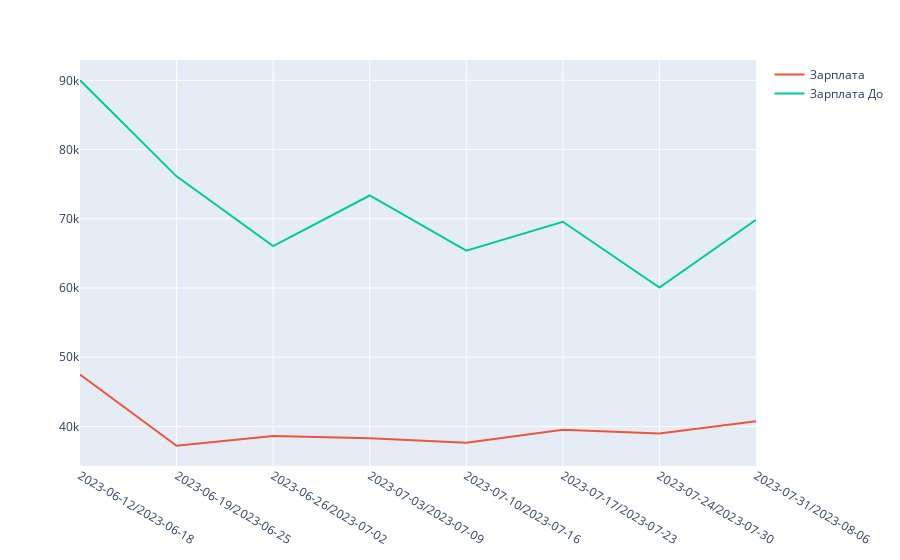

The notebook cell this image was saved under:
### Code cell
fig = px.line()

fig.add_scatter(x=average_salary_by_month['month'], y=average_salary_by_month['(salary)_from_in_RUR_mean'], mode='lines', name='Зарплата')
fig.add_scatter(x=average_salary_by_month['month'], y=average_salary_by_month['(salary)_to_in_RUR_mean'], mode='lines', name='Зарплата До')
fig.show()

### Figure 1 — Plotly figure (JSON) as saved in the notebook; plotly's stock layout.template omitted (floating-point values rounded to 4 significant figures)
{"data": [{"hovertemplate": "<extra></extra>", "legendgroup": "", "line": {"color": "#636efa", "dash": "solid"}, "marker": {"symbol": "circle"}, "mode": "lines", "name": "", "orientation": "v", "showlegend": false, "type": "scatter", "xaxis": "x", "yaxis": "y"}, {"mode": "lines", "name": "Зарплата", "type": "scatter", "x": ["2023-06-12/2023-06-18", "2023-06-19/2023-06-25", "2023-06-26/2023-07-02", "2023-07-03/2023-07-09", "2023-07-10/2023-07-16", "2023-07-17/2023-07-23", "2023-07-24/2023-07-30", "2023-07-31/2023-08-06"], "y": [47500, 37220.0, 38640.0, 38310.0, 37650.0, 39510.0, 38990.0, 40760.0]}, {"mode": "lines", "name": "Зарплата До", "type": "scatter", "x": ["2023-06-12/2023-06-18", "2023-06-19/2023-06-25", "2023-06-26/2023-07-02", "2023-07-03/2023-07-09", "2023-07-10/2023-07-16", "2023-07-17/2023-07-23", "2023-07-24/2023-07-30", "2023-07-31/2023-08-06"], "y": [90000, 76125, 66050.0, 73360.0, 65380.0, 69570.0, 60060.0, 69850.0]}], "layout": {"legend": {"tracegroupgap": 0}, "margin": {"t": 60}, "xaxis": {"anchor": "y", "domain": [0, 1]}, "yaxis": {"anchor": "x", "domain": [0, 1]}}}
